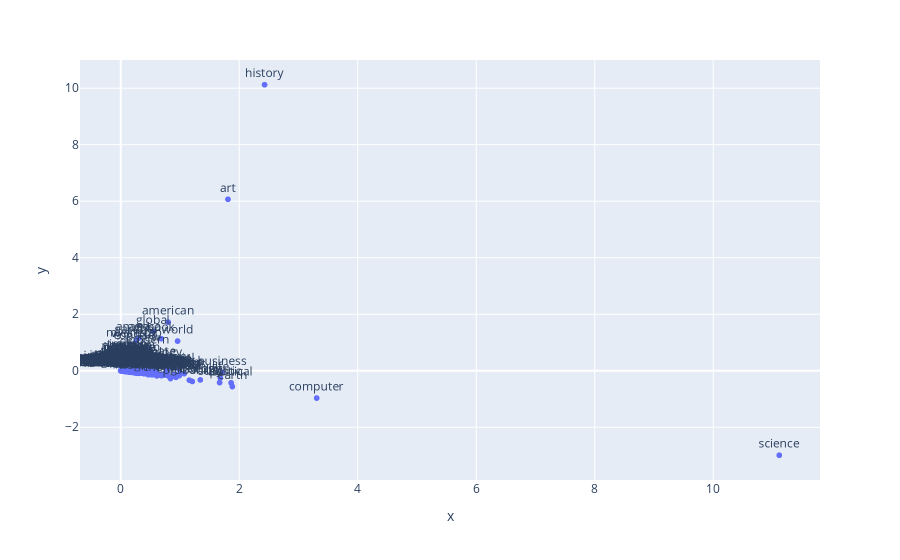

The notebook cell this image was saved under:
### Code cell
fig = px.scatter(x=Z[:,0],y=Z[:,1],text=index_word_map,size_max=60)
fig.update_traces(textposition='top center')
fig.show()

### Figure 1 — Plotly figure (JSON) as saved in the notebook; plotly's stock layout.template omitted (floating-point values rounded to 4 significant figures; data arrays with more than 128 entries replaced by an {"elided": "..."} marker saying what was removed)
{"data": [{"hovertemplate": "x=%{x}<br>y=%{y}<br>text=%{text}<extra></extra>", "legendgroup": "", "marker": {"color": "#636efa", "symbol": "circle"}, "mode": "markers+text", "name": "", "showlegend": false, "text": {"elided": "2131 str values"}, "textposition": "top center", "type": "scattergl", "x": {"elided": "2131 float values"}, "xaxis": "x", "y": {"elided": "2131 float values"}, "yaxis": "y"}], "layout": {"legend": {"tracegroupgap": 0}, "margin": {"t": 60}, "xaxis": {"anchor": "y", "domain": [0, 1], "title": {"text": "x"}}, "yaxis": {"anchor": "x", "domain": [0, 1], "title": {"text": "y"}}}}
